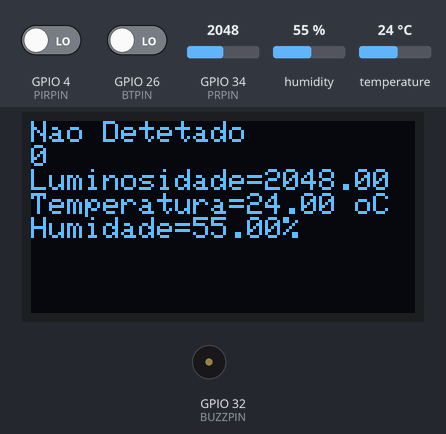
A program run on a simulated ESP32. Parts: 128×64 one-colour display, buzzer (waves = sounding, pin HIGH). The inputs (shaded band) are chosen by the test bench; at power-on: GPIO 4 (PIRPIN) LOW, humidity 55 %, GPIO 34 (PRPIN) = 2048, GPIO 26 (BTPIN) LOW, temperature 24 °C. WiFi joins after 1.5 s; servers stay silent unless stated; not simulated (calls return 0 or success): secrets.env.h; what the program prints to the serial monitor is not drawn.

Above: at 2.7 s.
2.8 s: GPIO 4 (PIRPIN) driven HIGH
At 4.5 s:
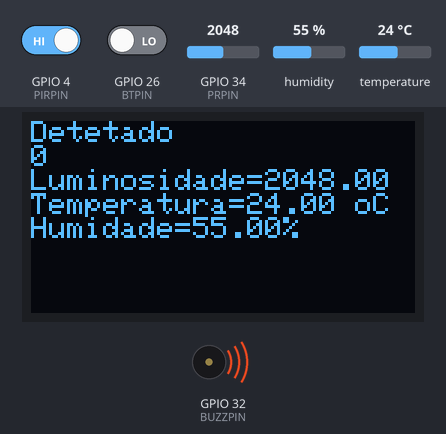
5.4 s: GPIO 4 (PIRPIN) driven LOW
At 8.5 s:
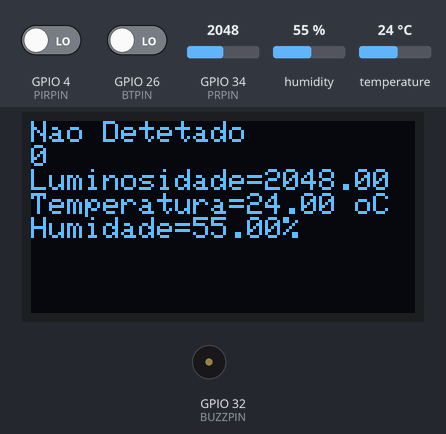
8.8 s: humidity set to 22 %
At 10.9 s:
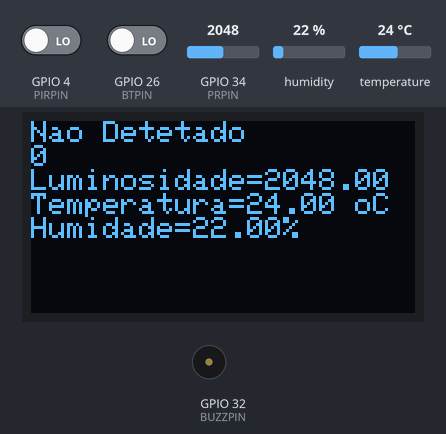
12.1 s: GPIO 34 (PRPIN) set to 2866
At 14.4 s:
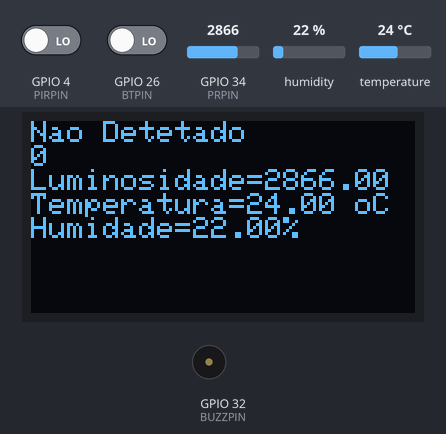
15.3 s: GPIO 26 (BTPIN) driven HIGH
At 17.9 s:
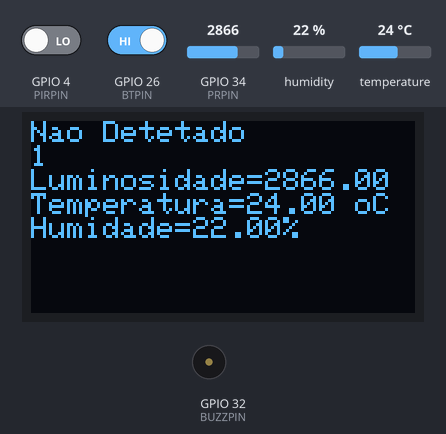
18.6 s: temperature set to 12 °C
At 21.3 s:
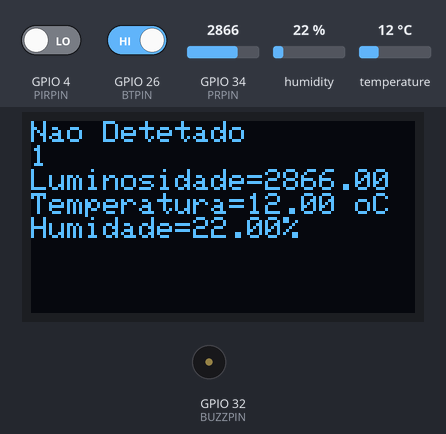
Timing chart, 0 to 22.8 s (numbered marks = the images above; inputs shaded):
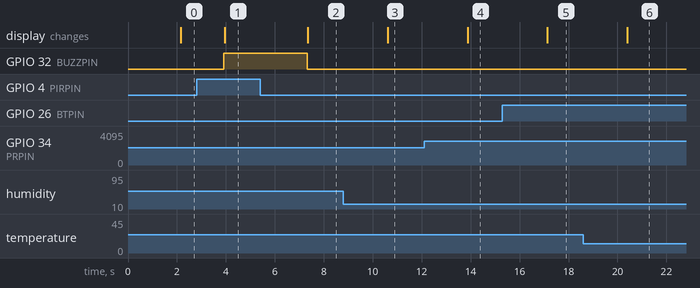

The program:

main.cpp
```cpp
#include <Arduino.h>
#include <WiFi.h>
#include <Firebase_ESP_Client.h>
#include <SPI.h>
#include <Wire.h>
#include <Adafruit_GFX.h>
#include <Adafruit_SH110X.h>
#include <Adafruit_Sensor.h>
#include <DHT.h>
#include <DHT_U.h>
#include "secrets.env.h"
#include "addons/TokenHelper.h"
#include "addons/RTDBHelper.h"

#define DHTTYPE DHT22
#define DHTPIN 5
#define PIRPIN 4
#define PRPIN 34
#define BUZZPIN 32
#define BTPIN 26

DHT_Unified dht(DHTPIN, DHTTYPE);
uint32_t delayMS;
FirebaseData fbdo;
FirebaseAuth auth;
FirebaseConfig config;
unsigned long sendDataPrevMillis = 0;
bool signupOK = false;
bool firebaseEnabled = false;  // Flag to enable/disable Firebase
char* id;
Adafruit_SH1107 display = Adafruit_SH1107(64, 128, &Wire);

char data_path_temperature[100];
char data_path_humidity[100];
char data_path_lum[100];
char data_path_motion[100];

void setup() {
  Serial.begin(115200);
  display.begin(0x3C, true);
  display.clearDisplay();
  display.setRotation(1);
  display.setTextSize(1);
  display.setTextColor(SH110X_WHITE);
  display.setCursor(0, 0);
  delayMS = 1000;

  WiFi.begin(WIFI_SSID, WIFI_PASSWORD);
  Serial.print("Connecting to Wi-Fi");
  unsigned long time = millis();
  while (WiFi.status() != WL_CONNECTED) {
    Serial.print(".");
    delay(300);
    //1 minute until it gives up
    if(millis() - time > 60000){
      Serial.print("Times Out connection movin on without WiFi\n");
      break;
    }
  }
  Serial.println();
  Serial.print("Connected with IP: ");
  Serial.println(WiFi.localIP());

  config.api_key = API_KEY;
  config.database_url = DATABASE_URL;
  config.token_status_callback = tokenStatusCallback;

  if (Firebase.signUp(&config, &auth, "", "")) {
    Serial.println("Firebase connected.");
    signupOK = true;
    Firebase.begin(&config, &auth);
    Firebase.reconnectWiFi(true);
    firebaseEnabled = true;
  } else {
    Serial.printf("Firebase failed: %s\n", config.signer.signupError.message.c_str());
  }

  dht.begin();
  pinMode(PIRPIN, INPUT);
  pinMode(PRPIN, INPUT);
  pinMode(BUZZPIN, OUTPUT);
  pinMode(BTPIN, INPUT);

  String uid = auth.token.uid.c_str();
  Serial.println(uid);
  int id_size = 2*(sizeof(uid)/sizeof(const char))*sizeof(char);

  id = (char*) malloc(id_size);

  snprintf(id, id_size, "%s", uid.c_str());

  sniprintf(data_path_temperature, 100*sizeof(char), "%s/temperature", id);
  sniprintf(data_path_humidity, 100*sizeof(char), "%s/humidity", id);
  sniprintf(data_path_lum, 100*sizeof(char), "%s/lum", id);
  sniprintf(data_path_motion, 100*sizeof(char), "%s/motion", id);
}

void loop() {
  if (firebaseEnabled && Firebase.ready() && signupOK && (millis() - sendDataPrevMillis > 500 || sendDataPrevMillis == 0)) {
    //Get sensor data
    sensors_event_t event;
    dht.temperature().getEvent(&event);
    float temperature = event.temperature;
    dht.humidity().getEvent(&event);
    float humidity = event.relative_humidity;
    float lum = analogRead(PRPIN);
    bool motion =  digitalRead(PIRPIN);
    bool button = digitalRead(BTPIN);

    sendDataPrevMillis = millis();

    if (!Firebase.RTDB.setFloat(&fbdo, data_path_temperature, temperature)) {
      Serial.println("Firebase error: ");
      Serial.println(fbdo.errorReason());
      firebaseEnabled = false;  // Disable Firebase on failure
    }
    if (!Firebase.RTDB.setFloat(&fbdo, data_path_humidity, humidity)) {
      Serial.println("Firebase error: ");
      Serial.println(fbdo.errorReason());
      firebaseEnabled = false;
    }
    if (!Firebase.RTDB.setFloat(&fbdo, data_path_lum, lum)) {
      Serial.println("Firebase error: ");
      Serial.println(fbdo.errorReason());
      firebaseEnabled = false;
    }
    if (!Firebase.RTDB.setBool(&fbdo, data_path_motion, motion)) {
      Serial.println("Firebase error: ");
      Serial.println(fbdo.errorReason());
      firebaseEnabled = false;
    }

     display.clearDisplay();
     display.setCursor(0, 0);
     if (motion == HIGH) {
       display.println("Detetado");
       Firebase.RTDB.setInt(&fbdo, "", true);
       digitalWrite(BUZZPIN, HIGH);
     } else {
       display.println("Nao Detetado");
       digitalWrite(BUZZPIN, LOW);
     }
     display.println(button == HIGH ? "1" : "0");
     display.printf("Luminosidade=%.2f\n", lum);
     display.printf("Temperatura=%.2f oC\n", temperature);
     display.printf("Humidade=%.2f%%\n", humidity);
     display.display();

     delay(delayMS);
  }
}
```

Measured:
- after the input at 2.8 s, GPIO 32 (BUZZPIN): LOW → HIGH after 1.1 s; the display: changes after 1.1 s (image 1)
- after the input at 5.4 s, GPIO 32 (BUZZPIN): HIGH → LOW after 1.9 s; the display: changes after 2.0 s (image 2)
- after the input at 8.8 s, the display: changes after 1.8 s (image 3)
- after the input at 12.1 s, the display: changes after 1.8 s (image 4)
- after the input at 15.3 s, the display: changes after 1.8 s (image 5)
- after the input at 18.6 s, the display: changes after 1.8 s (image 6)
